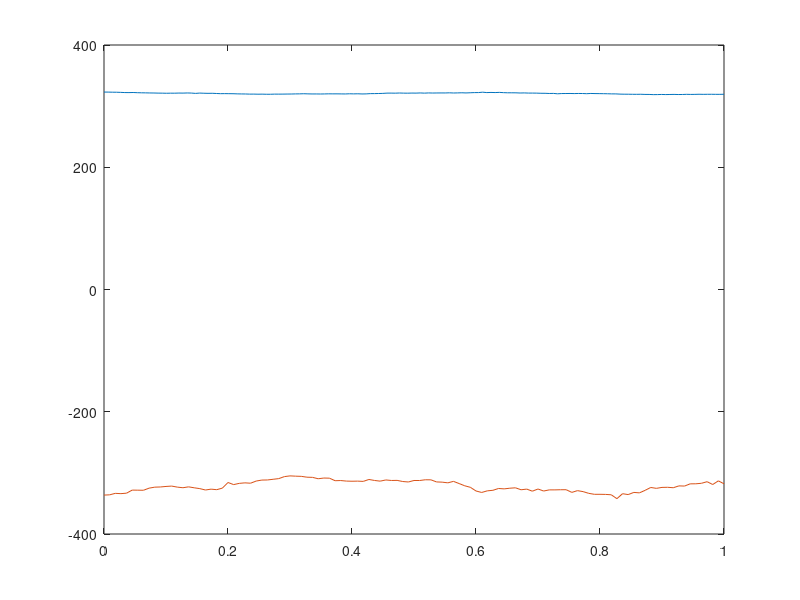

Write the MATLAB code that produced this figure. (Note: this script raises an error after producing the figure.)
% Made by: 
% Sven Geboers 4439686
% Casper Spronk 4369475
%% Setup
clc
clear all
D1sven = 6;
D2sven = 8;
D3sven = 6;
D1casper = 4;
D2casper = 7;
D3casper = 5;
E1 = D1sven + D1casper;
E2 = D2sven + D2casper;
E3 = D3sven + D3casper;
%% Read CSV
measurements = csvread('measurements.csv',1,1);
Qin = measurements(:,1);
Qout = measurements(:,2);
T = measurements(:,3);
Tamb = measurements(:,4);
%% Question 1
tDelta = 3600;
%B = [-a2 a2];
%A = -a1;
%ck = Tamb * a1;
f1 = 0;
f2 = 0;
h1 = 0;
h2 = 0;
h3 = 0;
h4 = 0;
for i = 1:(101 + E1)
    f1 = f1 + -2 * T(i+1) * T(i) + 2 * T(i+1) * Tamb(i);
    f2 = f2 + 2 * T(i+1) * (Qin(i) - Qout(i));
    h1 = h1 + ((T(i)^2) + (Tamb(i)^2) - 2 * T(i) * Tamb(i)) * 2;
    h2 = h2 + -T(i) * (Qin(i) - Qout(i));
    h3 = h3 + 2 * (Qin(i) - Qout(i)) * Tamb(i) *2;
    h4 = h4 + ((Qout(i)^2) + (Qin(i)^2) + 2 * Qout(i) * Qin(i)) * 2;
end
H = [h1 h2; h3 h4];
f = [f1; f2];

a = quadprog(H,f);
Tnew = [];
for i = 1:(101 + E1)
    Thold = -a(1) * T(i) - a(2) * Qout(i) + a(2) * Qin(i) + Tamb(i) * a(1);
    Tnew = [Tnew; Thold];
end

x = linspace(0,1,150);
y = linspace(0,1,111);
plot(x,T,y,Tnew)

%% Question 3
heatDemand = csvread('heatDemand.csv',1,1);
inputPrices = csvread('inputPrices.csv',1,1);
N = 360;
QinMax = (100 + E2) * 10^3;         % [W]
Ttank = 330 + E3;                      % [K]
Tamb = 275 + E1;                    % [K]   
Tmin = 315;                         % [K]
a1 = 1.96 * 10^-7;
a2 = 3.80 * 10^-9;
correctPriceVar = 60 * 10^6;
inputPrices = inputPrices * correctPriceVar;

for i = 1:N
    f = [inputPrices(i)*tDelta 0];
    A = [1 0;
         -1 0
         0 -1];
    b = [QinMax;
        0;
        Tmin];  
    Aeq = [a2 a1];
    
    
    
    linprog(f,A,b,Aeq,beq)
end
